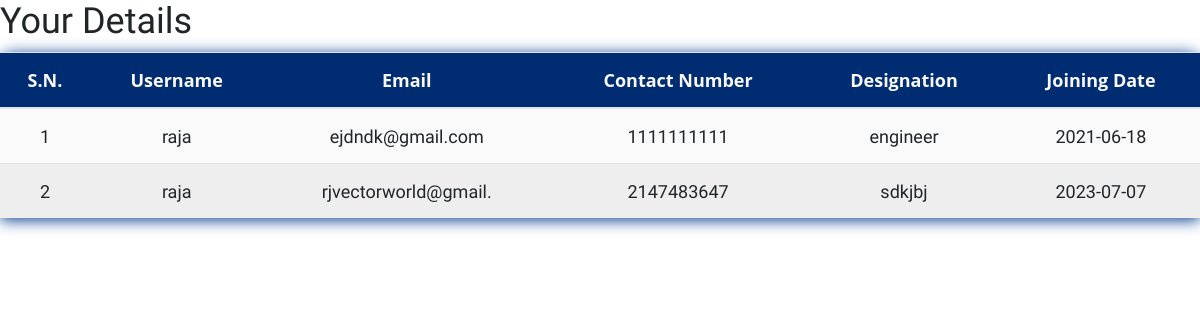
Page /complain_system/dealer_panel/adminView/viewCustomers.php (signed in) on the committed database.
### tables this page shows
CREATE TABLE `dealers` (
  `sl_no` int(11) NOT NULL,
  `dealer_id` varchar(20) NOT NULL,
  `password` varchar(20) NOT NULL,
  `desgn` varchar(20) NOT NULL,
  `email` varchar(20) NOT NULL,
  `number` int(20) NOT NULL,
  `joining_date` date NOT NULL
);

### complain_system/dealer_panel/adminView/viewCustomers.php (the view, shortened to what this page needs)
<!DOCTYPE html>
<html lang="en">
<head>
    <link rel="stylesheet" href="https://cdn.jsdelivr.net/npm/bootstrap@4.0.0/dist/css/bootstrap.min.css">
    <link rel="stylesheet" href="https://cdnjs.cloudflare.com/ajax/libs/font-awesome/4.7.0/css/font-awesome.min.css">
   <link rel="stylesheet" href="../admin_panel/assets/css/style.css"></link>
</head>
<body>
    <div >
        <h2>Your Details</h2>
        <table class="table ">
          <thead>
            <tr>
              <th class="text-center">S.N.</th>
              <th class="text-center">Username </th>
              <th class="text-center">Email</th>
              <th class="text-center">Contact Number</th>
              <th class="text-center">Designation</th>
              <th class="text-center">Joining Date</th>
            </tr>
          </thead>
          <?php
            include_once "../config/dbconnect.php";
            $fetchs = $_SESSION['user_id'];
            $sql="SELECT * from dealers WHERE dealer_id='$fetchs'";
            $result=$conn-> query($sql);
            $count=1;
            if ($result-> num_rows > 0){
              while ($row=$result-> fetch_assoc()) {
          ?>
          <tr>
            <td><?=$count?></td>
            <td><?=$row["dealer_id"]?></td>
            <td><?=$row["email"]?></td>
            <td><?=$row["number"]?></td>
            <td><?=$row["desgn"]?></td>
            <td><?=$row["joining_date"]?></td>
          </tr>
          <?php
                  $count=$count+1;
              }
          }
          ?>
        </table>
      </div>
</body>
</html>

### complain_system/admin_panel/assets/css/style.css (style rules this page uses)
* { margin: 0; padding: 0; font-family: 'Work Sans', sans-serif; font-size: 18px; }
table { width: 100%; border-collapse: collapse; border-spacing: 0; box-shadow: 0 2px 15px #02398c; border-radius: 12px 12px 0 0; margin-bottom: 50px; }
td, th { padding: 10px 16px; text-align: center; }
th { background-color: #002D72; color: #fafafa; font-family: 'Open Sans', Sans-serif; font-weight: bold; }
tr { width: 100%; background-color: #fafafa; font-family: 'Montserrat', sans-serif; }
tr:nth-child(even) { background-color: #eeeeee; }

### rows in the picture
dealers: dealer "raja", email "ejdndk@gmail.com", number "1111111111", desgn "engineer", joining_date "2021-06-18"
dealers: dealer "raja", email "rjvectorworld@gmail.", number "2147483647", desgn "sdkjbj", joining_date "2023-07-07"
